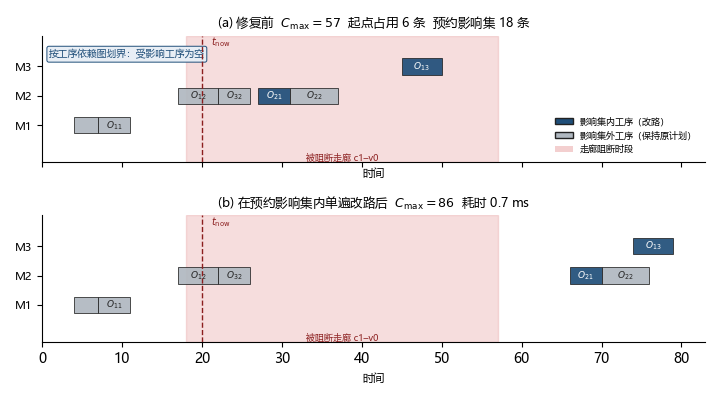

Write the Python code that produced this figure.
"""案例甘特中文版：example_3x3x2 / seed42 走廊阻断下，修复前后工序时间轴。"""
from __future__ import annotations

import os
import sys

import matplotlib

matplotlib.use("Agg")
import matplotlib.pyplot as plt  # noqa: E402
from matplotlib.patches import Patch

HERE = os.path.dirname(os.path.abspath(__file__))
OUT = os.path.join(HERE, "fig_strc_case_CN")
STRC = os.path.abspath(os.path.join(HERE, "..", "..", "STRC"))
if STRC not in sys.path:
    sys.path.insert(0, STRC)

from _cjk_mpl import setup_cjk

setup_cjk()


def _closed_ops(closure_tasks: set[str]) -> set[tuple[int, int]]:
    ops = set()
    for t in closure_tasks:
        if not t.startswith("J"):
            continue
        parts = t[1:].split("-")
        if len(parts) >= 2:
            ops.add((int(parts[0]), int(parts[1])))
    return ops


def _draw_panel(ax, result, closed_ops, *, t_now, block, title, show_legend=False):
    ops = [rec for rec in result.ops.values() if not rec.pseudo and rec.machine is not None]
    machines = sorted({rec.machine for rec in ops})
    ymap = {m: i for i, m in enumerate(machines)}
    colors = {True: "#1f4e79", False: "#b0b8c0"}

    for rec in ops:
        key = (rec.job, rec.i)
        in_cl = key in closed_ops
        y = ymap[rec.machine]
        dur = max(1e-6, rec.finish - rec.start)
        ax.barh(y, dur, left=rec.start, height=0.55,
                color=colors[in_cl], edgecolor="#222222", linewidth=0.6,
                alpha=0.92, zorder=2)
        if dur >= 3.5:
            ax.text(rec.start + dur / 2, y, f"$O_{{{rec.job}{rec.i}}}$",
                    ha="center", va="center", fontsize=6.5,
                    color="white" if in_cl else "#222222", zorder=3)

    ax.axvline(t_now, color="#8b1e1e", ls="--", lw=1.0, zorder=4)
    ax.text(t_now + 1.2, len(machines) - 0.42, r"$t_{\mathrm{now}}$",
            ha="left", va="bottom", fontsize=7, color="#8b1e1e")

    cid, t0, t1 = block
    ax.axvspan(t0, t1, color="#e8a0a0", alpha=0.35, zorder=0)
    ax.text((t0 + t1) / 2, -0.95, f"被阻断走廊 {cid.replace('|', '–')}",
            ha="center", va="top", fontsize=6.5, color="#8b1e1e")

    ax.set_yticks(list(ymap.values()))
    ax.set_yticklabels([f"M{m}" for m in machines], fontsize=8)
    ax.set_xlabel("时间", fontsize=8)
    ax.set_title(title, fontsize=9)
    ax.set_ylim(-1.25, len(machines) + 0.05)
    xmax = max(rec.finish for rec in ops) * 1.05
    ax.set_xlim(0, xmax)
    ax.spines["top"].set_visible(False)
    ax.spines["right"].set_visible(False)
    if show_legend:
        ax.legend(handles=[
            Patch(facecolor="#1f4e79", edgecolor="#222222", label="影响集内工序（改路）"),
            Patch(facecolor="#b0b8c0", edgecolor="#222222", label="影响集外工序（保持原计划）"),
            Patch(facecolor="#e8a0a0", alpha=0.5, label="走廊阻断时段"),
        ], loc="lower right", fontsize=6.5, frameon=False)


def main() -> None:
    from algorithm.clbs_bridge import CLBS_INPUT, Network, load_instance
    from algorithm.closure import machine_chains_from_ops, spatiotemporal_closure
    from algorithm.disturbance import Disturbance, seed_failed_reservations
    from algorithm.repair import repair_with_strc
    from algorithm.schedule_io import build_baseline, pick_busy_corridor

    inst = load_instance(os.path.join(CLBS_INPUT, "example_3x3x2.json"))
    net = Network(inst.nodes, inst.corridors, inst.lu_node)
    bundle = build_baseline(inst, net, seed=42, mode="heuristic")
    t_now = 0.35 * bundle.makespan
    cid, t0, t1, _ = pick_busy_corridor(bundle.reservations, t_now=t_now)
    dist = Disturbance(type="corridor_block", t_now=t_now, corridor=cid,
                       t_start=t0, t_end=t1)
    seeds = seed_failed_reservations(dist, bundle.reservations)
    chains = machine_chains_from_ops(bundle.result.ops)
    closure = spatiotemporal_closure(
        seeds, bundle.reservations, horizon=bundle.makespan + 1.0,
        t_now=t_now, machine_chains=chains)
    closed_ops = _closed_ops({r.task for r in closure.closed})

    rep = repair_with_strc(inst, net, bundle, dist, expand_on_fail=False)
    assert rep.feasible and rep.result is not None, rep.errors[:3]

    fig, axes = plt.subplots(2, 1, figsize=(7.2, 4.0), sharex=True)
    block = (cid, t0, t1)
    _draw_panel(
        axes[0], bundle.result, closed_ops,
        t_now=t_now, block=block,
        title=(f"(a) 修复前  $C_{{\\max}}={bundle.makespan:.0f}$  "
               f"起点占用 {len(seeds)} 条  预约影响集 {closure.size} 条"),
        show_legend=True,
    )
    _draw_panel(
        axes[1], rep.result, closed_ops,
        t_now=t_now, block=block,
        title=(f"(b) 在预约影响集内单遍改路后  $C_{{\\max}}={rep.makespan:.0f}$  "
               f"耗时 {rep.wall_ms:.1f} ms"),
        show_legend=False,
    )
    axes[0].text(
        0.01, 0.90,
        "按工序依赖图划界：受影响工序为空",
        transform=axes[0].transAxes, ha="left", va="top", fontsize=7,
        color="#1f4e79",
        bbox=dict(boxstyle="round,pad=0.2", fc="#e8eef5", ec="#1f4e79", lw=0.7),
    )

    fig.tight_layout()
    fig.savefig(OUT + ".pdf")
    fig.savefig(OUT + ".png")
    print("wrote", OUT + ".pdf")


if __name__ == "__main__":
    main()
